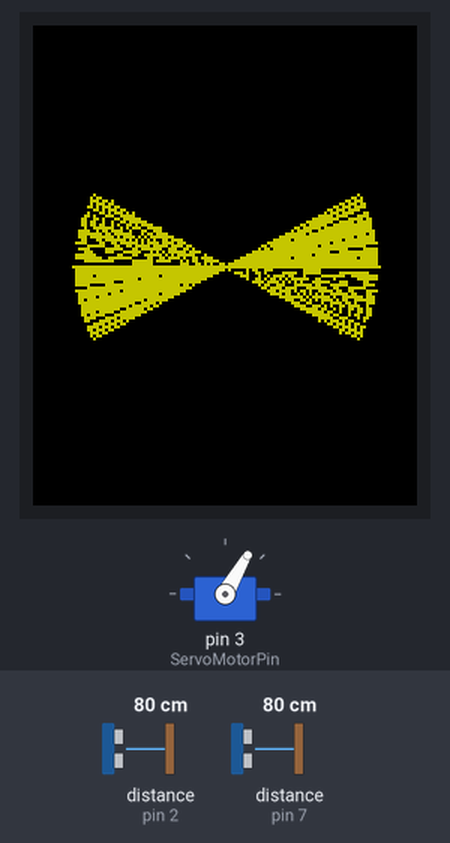
This sketch was run on a simulated Arduino Uno, built with avr-gcc and run on an emulated ATmega328P. Parts: servo, 128×160 colour display. Wiring (inferred from the names in the program): 2 × ultrasonic range finder: trigger pin 4, echo pin 7 / trigger pin 5, echo pin 2. The test bench sets the inputs (shaded band); at power-on: distance to the obstacle (sensors on pin 2, pin 7) 80 cm. The echo pulse lasts 58.3 µs per cm; what the sketch prints to the serial monitor is not drawn.

Above: at 1.36 s.
1.4 s: distance to the obstacle (sensor on pin 2) set to 183 cm
At 1.58 s:
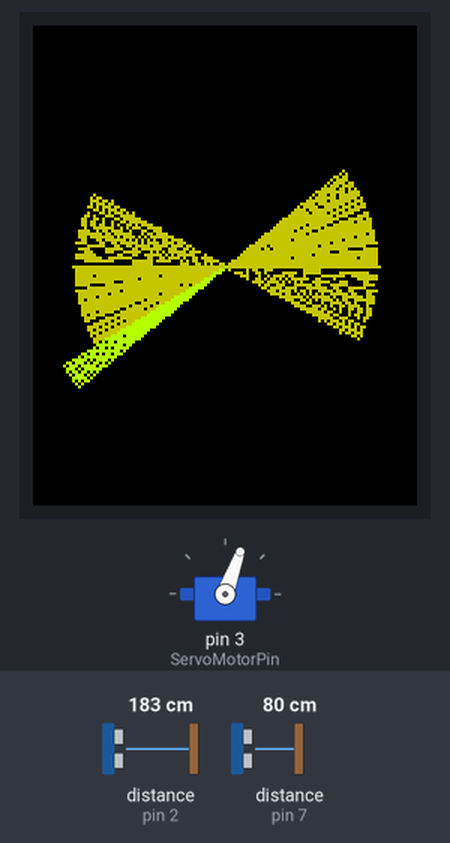
2.9 s: distance to the obstacle (sensor on pin 7) set to 60 cm
At 3.07 s:
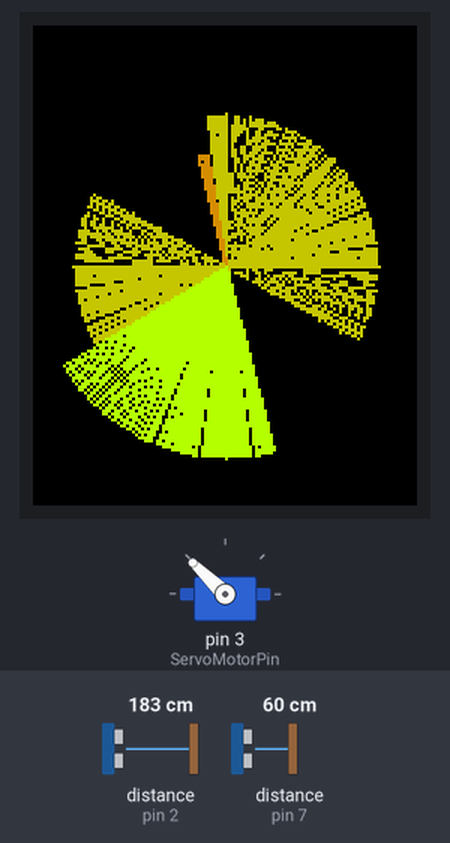
4.4 s: distance to the obstacle (sensor on pin 2) set to 250 cm
At 5.59 s:
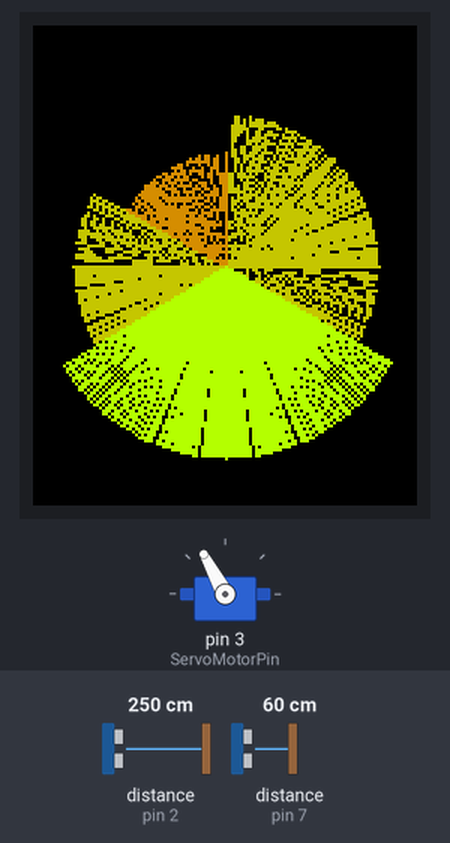
7.1 s: distance to the obstacle (sensor on pin 7) set to 2 cm
At 7.28 s:
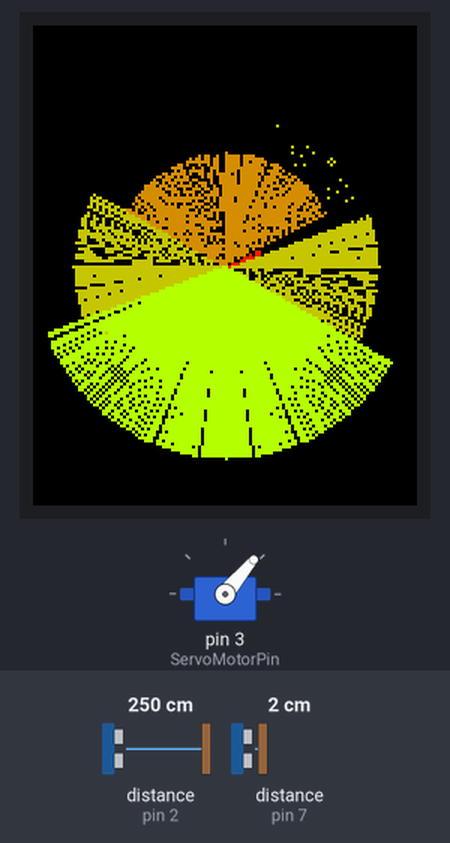
8.7 s: distance to the obstacle (sensor on pin 2) set to 35 cm
At 8.86 s:
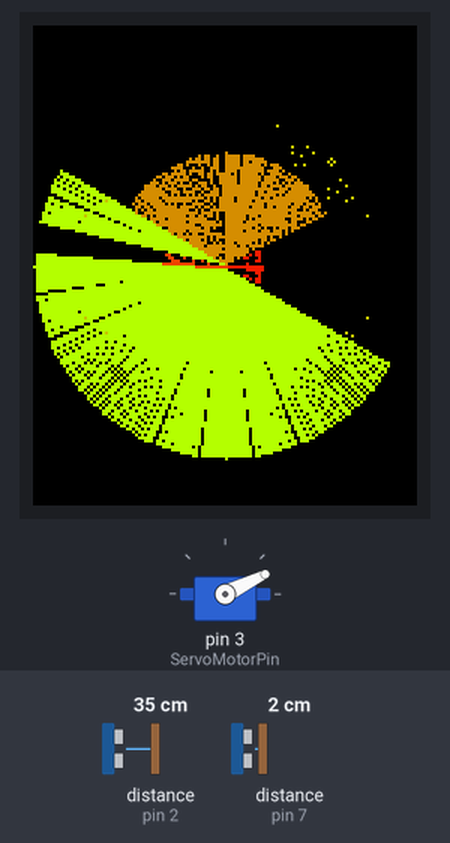
10.2 s: distance to the obstacle (sensor on pin 7) set to 23 cm
At 10.4 s:
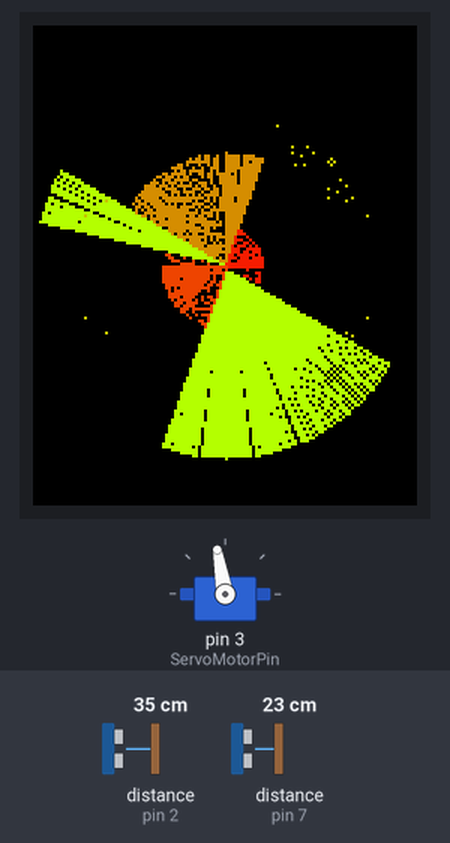
Timing chart, 0 to 12.7 s (numbered marks = the images above; inputs shaded):
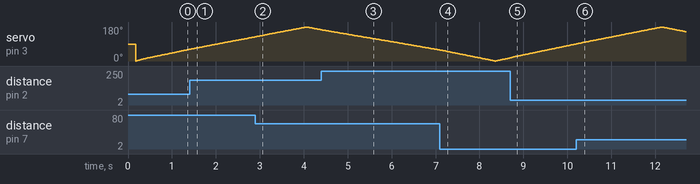

Measured:
- after the input at 1.4 s, the display: first changes at once (image 1 shows a later state)
- after the input at 2.9 s, the display: first differs from a run without the input at once (image 2 shows a later state)
- after the input at 7.1 s, the display: first differs from a run without the input at once (image 4 shows a later state)
- after the input at 8.7 s, the display: first changes at once (image 5 shows a later state)
- after the input at 10.2 s, the display: first differs from a run without the input at once (image 6 shows a later state)

The sketch:

clocker.ino
```cpp
/*

Repository:
  https://github.com/hamidb80/arduino_ultrasonic_radar

Descriptions:
  an Arduino Uno R3 uses a 180-degree servo motor to rotate 2 ultra sonic sensors.
  it then measures the distances of frontside and backside and plot them in a 128x160 TFT display.

Acknowledgements:
  Videos:
  - Arduino Tutorial: Using the ST7735 1.8" Color TFT Display with Arduino: https://youtube.com/watch?v=boagCpb6DgY
  - Arduino Tutorial: 1.8" TFT Color Display ST7735 128x160:                https://youtube.com/watch?v=NAyt5kQcn-A
  - How to Control a Servo With an Arduino:                                 https://youtube.com/watch?v=QbgTl6VSA9Y
  - The Simplest Way to Wire a Button to Arduino (with Internal Pull-Up)    https://youtube.com/watch?v=Xz4iVpdMd-w

  Contents:
  - AdaFruitGFX GFX Graphics Library - Graphics Primitives:                 https://learn.adafruit.com/adafruit-gfx-graphics-library/graphics-primitives
  - convert RGB-888 to RGB-565:                                             https://stackoverflow.com/questions/11471122/rgb888-to-rgb565-bit-shifting
  - RGB-565 color picker:                                                   https://rgbcolorpicker.com/565

*/

// Configs ----------------------------------------------------

// --- choose one of the display libraries
#define AdaFruitGFX
// #define UGClib

// Libs ----------------------------------------------------

#if defined(UGClib)
  #include <TFT.h>
  #include <SPI.h>
#elif defined(AdaFruitGFX)
  #include <Adafruit_GFX.h>
  #include <Adafruit_ST7735.h>
#endif

#include <Servo.h>

// Pins ----------------------------------------------------

// --- TFT :: Monitor ---

// #define TFT_VDD  5v
// #define TFT_GND  0v
#define TFT_CS   10
#define TFT_RST  8
#define TFT_DC   9
#define TFT_SDA  11
#define TFT_CSK  13
// #define TFT_LED  3.3v

// --- Ultra Sonic :: Distance Meter ---

// #define US_VDD  5v
#define US_trig_1    4
#define US_trig_2    5
#define US_echoPin_1 7
#define US_echoPin_2 2
// #define US_GND  0v

// --- Engine :: Servo ---
#define ServoMotorPin  3

// --- Others ---
#define BtnPin         A0

#define speed          1

// Data Structures ----------------------------------------------------

struct Color {
  uint8_t
    r, g, b;
};
struct Theme {
  Color
    far,
    close;
};

struct Distances {
  long
    forward, backward;
};

// globals ---------------------------------------------------------

#define themes_len  4

Servo servoMotor;

auto tft =
  #if defined(UGClib)
    TFT            (TFT_CS, TFT_DC, TFT_RST);
  #elif defined(AdaFruitGFX)
    Adafruit_ST7735(TFT_CS, TFT_DC, TFT_RST);
  #endif

int
  W    =  tft.width(),
  H    =  tft.height(),

  max_dist        = 100, // in cm
  min_dist        = 20,

  deg             =  0,
  dir             = +1,

  theme_of_choice =  0,

  degree_offset   = +30,
  degree_calibre  = -1
  ;

bool
  stopped         = false
  ;

Color
  black       = {0,   0,   0  },
  dark        = {20,  20,  20 },
  really_dark = {8,   8 ,  8  },
  white       = {255, 255, 255},
  gray        = {100, 100, 100},
  yellow      = {255, 255, 100},
  green       = {61,  255, 0  },
  lemon       = {180, 255, 0  },
  dark_green  = {19,  100, 6  },
  red         = {255, 0,   0  },
  dark_red    = {100, 4,   27 },
  cyan        = {85,  237, 242},
  purple      = {110,  6,  100},
  light_blue  = {60,   20, 255}
;

Theme themes[themes_len] = {
  {lemon,       red},
  {cyan,        purple},
  {light_blue,  red},
  {really_dark, white},
};

// Math ----------------------------------------------------

double deg2rad(int deg){
  return ((double)deg) / 180.0 * PI;
}
double sind   (int deg){
  return sin(deg2rad(deg));
}
double cosd   (int deg){
  return cos(deg2rad(deg));
}

long ms2cm(long microseconds) {
  // micro-seconds to centi-meters
  return microseconds / 29 / 2;
}

// Utils ----------------------------------------------------

Color gradient(int select, int floor, int top, Color head, Color tail){
  return {
    map(select, floor, top, head.r, tail.r),
    map(select, floor, top, head.g, tail.g),
    map(select, floor, top, head.b, tail.b),
  };
}

uint16_t toRgb555(Color c){
  return
    ((c.r & 0b11111000) << 8) |
    ((c.g & 0b11111100) << 3) |
     (c.b >> 3);
}

// Actions ----------------------------------------------------

void drawLineScreen(Color c, int x1, int y1, int x2, int y2){
  #if defined(UGClib)
    tft.stroke(c.b, c.g, c.r);
    tft.line(x1, y1, x2, y2);
  #elif defined(AdaFruitGFX)
    tft.drawLine(x1, y1, x2, y2, toRgb555(c));
  #endif
}

long readDistance(int echo_pin){
  return ms2cm(pulseIn(echo_pin, HIGH));
}
void sendWave(int trigPort){
  digitalWrite(trigPort, LOW);
  delayMicroseconds(2);
  digitalWrite(trigPort, HIGH);
  delayMicroseconds(5);
  digitalWrite(trigPort, LOW);
}
Distances getDistance(){
  sendWave(US_trig_1);
  int d1 = readDistance(US_echoPin_1);
  sendWave(US_trig_2);
  int d2 = readDistance(US_echoPin_2);
  return {d1, d2};
}

// setup ----------------------------------------------------

void setup_ultrasonic(int trigPin, int echoPin){
  pinMode(trigPin, OUTPUT);
  pinMode(echoPin, INPUT);
}

void setup_tft_screen(){
  #if defined(UGClib)
    tft.begin();
    tft.background(0, 0, 0);
  #elif defined(AdaFruitGFX)
    tft.initR(INITR_BLACKTAB);
    tft.fillScreen(ST7735_BLACK);
  #endif
}

void setup_serial(){
  Serial.begin(9600);
}

void setup_servo(int pwnPin){
  servoMotor.attach(pwnPin);
}

void setup_buttons(){
  pinMode(BtnPin, INPUT_PULLUP);
}

void setup() {
  setup_serial();

  setup_servo(ServoMotorPin);
  setup_buttons();

  setup_ultrasonic(US_trig_1, US_echoPin_1);
  setup_ultrasonic(US_trig_2, US_echoPin_2);

  setup_tft_screen();
}

// run ----------------------------------------------------

void loop() {
    servoMotor.write(deg);
    Distances dists = getDistance();
    int
      virtual_deg = degree_calibre * deg + degree_offset,

      mf     = constrain(dists.forward,  min_dist, max_dist),
      mb     = constrain(dists.backward, min_dist, max_dist)
    ;

    // log
    // if (false)
    {
      Serial.print(deg);
      Serial.print(", ");
      Serial.print(0);
      Serial.print(", ");
      Serial.print(max_dist);
      Serial.print(", ");
      Serial.print(mb);
      Serial.print(", ");
      Serial.print(mf);
      Serial.println();
    }

    int
      radius = min(W, H),
      cx     = W / 2,
      cy     = H / 2,
      rx    = cosd(virtual_deg) * radius / 2,
      ry    = sind(virtual_deg) * radius / 2,

      fdx   = rx * +mf / max_dist,
      fdy   = ry * +mf / max_dist,
      bdx   = rx * -mb / max_dist,
      bdy   = ry * -mb / max_dist
    ;
    Theme
      t = themes[theme_of_choice % themes_len]
    ;
    Color
      cf = gradient(constrain(mf, 10, max_dist), 10, max_dist, t.close, t.far),
      cb = gradient(constrain(mb, 10, max_dist), 10, max_dist, t.close, t.far)
    ;

    drawLineScreen(black, cx-rx, cy-ry, cx+rx,  cy+ry);
    drawLineScreen(cf,    cx,    cy,    cx+fdx, cy+fdy);
    drawLineScreen(cb,    cx,    cy,    cx+bdx, cy+bdy);

    deg += dir * speed;
    if     (deg >= 180 && dir == +1) dir = -1;
    else if(deg <= 0   && dir == -1) dir = +1;
}
```
